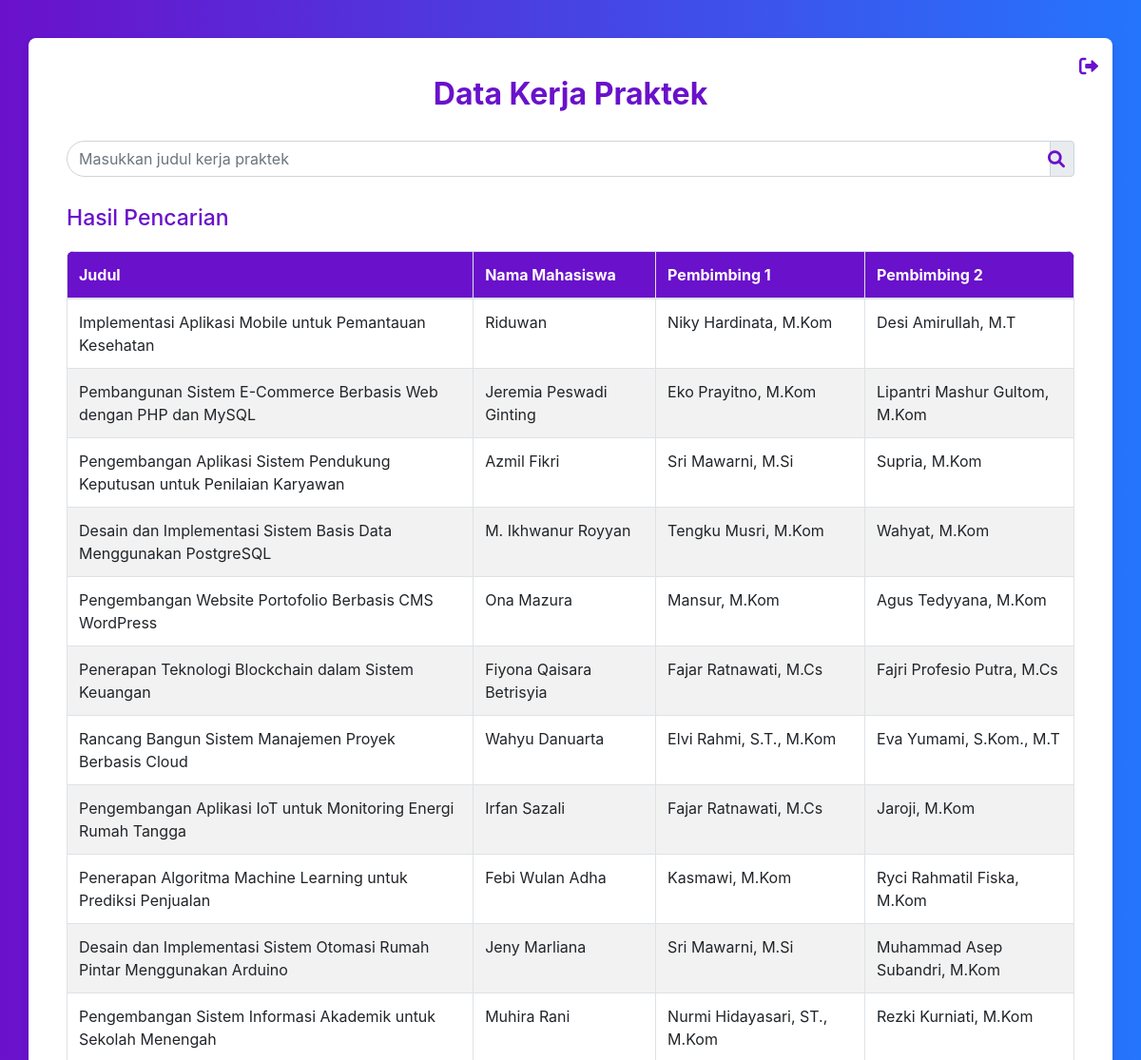
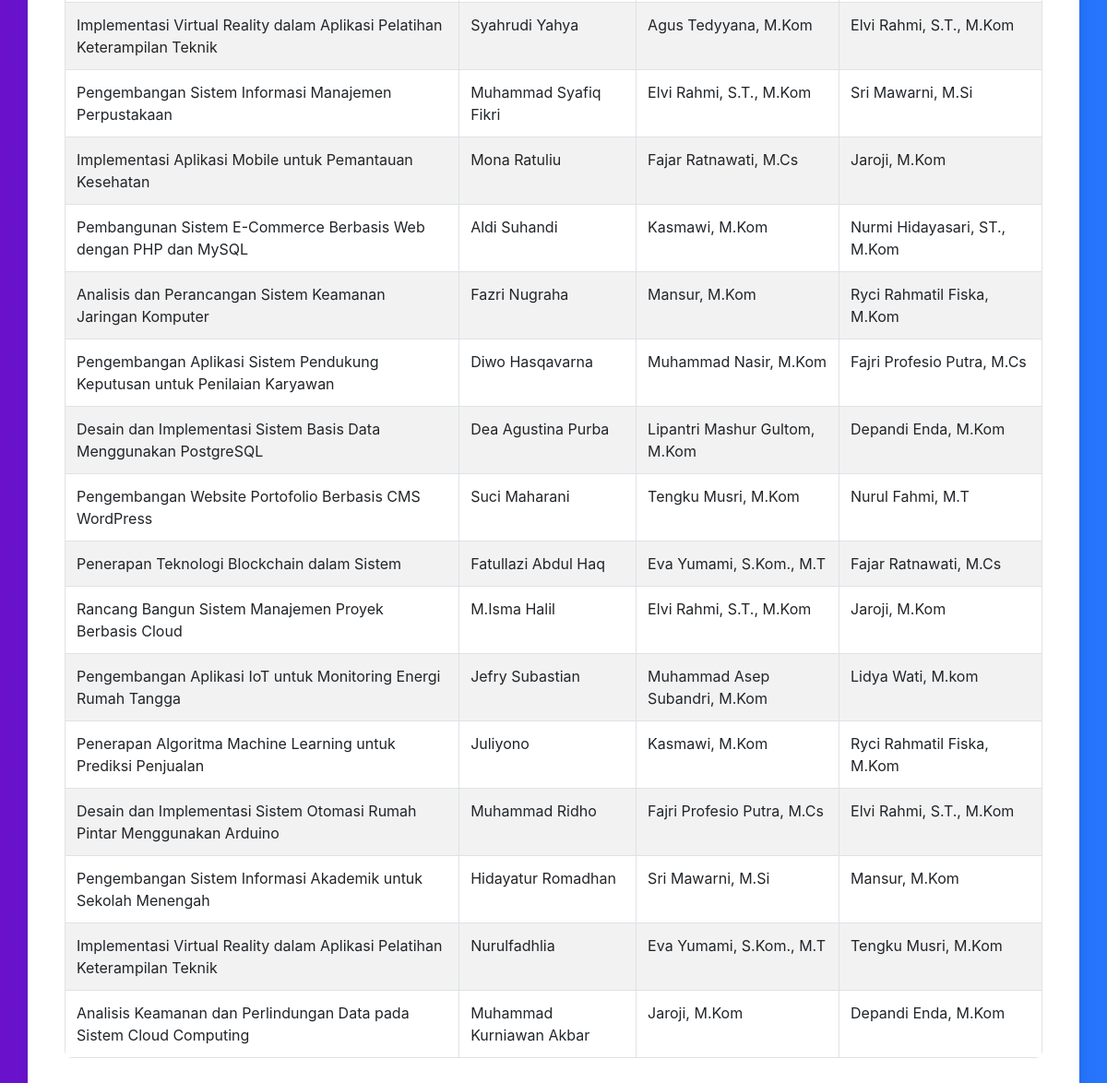
Page /dashboard_mahasiswa.php (signed in) on the committed database (2 pictures, top to bottom).
### tables this page shows
CREATE TABLE `kerja_praktek` (
  `id` int(11) NOT NULL,
  `judul` varchar(255) NOT NULL,
  `nim` varchar(20) NOT NULL,
  `nama_mahasiswa` varchar(100) NOT NULL,
  `angkatan` year(4) NOT NULL,
  `tempat_magang` varchar(255) NOT NULL,
  `kota` varchar(100) NOT NULL,
  `pembimbing1` varchar(100) DEFAULT NULL,
  `pembimbing2` varchar(100) DEFAULT NULL
);

### dashboard_mahasiswa.php (the view, shortened to what this page needs)
<?php
include 'db.php';
?>
<!DOCTYPE html>
<html lang="en">
<head>
    <link rel="stylesheet" href="https://stackpath.bootstrapcdn.com/bootstrap/4.3.1/css/bootstrap.min.css">
    <link rel="stylesheet" href="https://cdnjs.cloudflare.com/ajax/libs/font-awesome/6.0.0-beta3/css/all.min.css">
</head>
<body>
    <div class="container">
        <div class="logout-button">
            <a href="login.php" title="Logout" onclick="confirmLogout(event)"><i class="fas fa-sign-out-alt"></i></a>
        </div>
        <h2>Data Kerja Praktek</h2>
        <form action="dashboard_mahasiswa.php" method="get" id="search-form">
            <div class="form-group input-group">
                <input type="text" class="form-control" id="judul" name="judul" placeholder="Masukkan judul kerja praktek">
                <div class="input-group-append">
                    <span class="input-group-text"><i class="fas fa-search" onclick="document.getElementById('search-form').submit();"></i></span>
                </div>
            </div>
        </form>
        <h3 class="mt-4">Hasil Pencarian</h3>
        <div class="table-responsive">
            <table class="table table-bordered">
                <thead>
                    <tr>
                        <th>Judul</th>
                        <th>Nama Mahasiswa</th>
                        <th>Pembimbing 1</th>
                        <th>Pembimbing 2</th>
                    </tr>
                </thead>
                <tbody>
                    <?php
                    if (isset($_GET['judul']) && !empty($_GET['judul'])) {
                        $judul_cari = $conn->real_escape_string($_GET['judul']);
                        $sql = "SELECT * FROM kerja_praktek WHERE judul LIKE '%$judul_cari%'";
                        $result = $conn->query($sql);
                        if ($result->num_rows > 0) {
                            while ($row = $result->fetch_assoc()) {
                                echo "<tr>
                                        <td>{$row['judul']}</td>
                                        <td>{$row['nama_mahasiswa']}</td>
                                        <td>{$row['pembimbing1']}</td>
                                        <td>{$row['pembimbing2']}</td>
                                      </tr>";
                            }
                        } else {
                            echo "<tr><td colspan='4'>Tidak ada data ditemukan</td></tr>";
                        }
                    } else {
                        $sql = "SELECT * FROM kerja_praktek";
                        $result = $conn->query($sql);
                        if ($result->num_rows > 0) {
                            while ($row = $result->fetch_assoc()) {
                                echo "<tr>
                                        <td>{$row['judul']}</td>
                                        <td>{$row['nama_mahasiswa']}</td>
                                        <td>{$row['pembimbing1']}</td>
                                        <td>{$row['pembimbing2']}</td>
                                      </tr>";
                            }
                        } else {
                            echo "<tr><td colspan='4'>Tidak ada data kerja praktek</td></tr>";
                        }
                    }
                    ?>
                </tbody>
            </table>
        </div>
    </div>
</body>
</html>

### dashboard_mahasiswa.php (style rules this page uses)
body { background: linear-gradient(to right, #6a11cb, #2575fc); color: #212529; margin: 0; padding: 0; }
.container { background-color: #ffffff; padding: 40px; border-radius: 8px; box-shadow: 0 4px 8px rgba(0, 0, 0, 0.1); margin-top: 40px; position: relative; }
h2 { color: #6a11cb; text-align: center; margin-bottom: 30px; font-weight: bold; }
h3 { color: #6a11cb; margin-bottom: 0px; text-align: left; font-size: 23px; }
.logout-button { position: absolute; top: 15px; right: 15px; }
.logout-button a { color: #6a11cb; font-size: 20px; text-decoration: none; }
.input-group { position: relative; margin-bottom: 30px; }
.input-group .form-control { padding-right: 40px; border-radius: 30px; }
.input-group .fa-search { position: absolute; right: 10px; top: 50%; transform: translateY(-50%); color: #6a11cb; font-size: 18px; cursor: pointer; }
table { margin-top: 20px; border-radius: 8px; overflow: hidden; }
table thead th { background-color: #6a11cb; color: #ffffff; }
table tbody tr:nth-child(even) { background-color: #f2f2f2; }

### rows in the picture
kerja_praktek: judul "Implementasi Aplikasi Mobile untuk Pemantauan Kesehatan", nama_mahasiswa "Riduwan", pembimbing1 "Niky Hardinata, M.Kom", pembimbing2 "Desi Amirullah, M.T"
kerja_praktek: judul "Pembangunan Sistem E-Commerce Berbasis Web dengan PHP dan MySQL", nama_mahasiswa "Jeremia Peswadi Ginting", pembimbing1 "Eko Prayitno, M.Kom", pembimbing2 "Lipantri Mashur Gultom, M.Kom"
kerja_praktek: judul "Pengembangan Aplikasi Sistem Pendukung Keputusan untuk Penilaian Karyawan", nama_mahasiswa "Azmil Fikri", pembimbing1 "Sri Mawarni, M.Si", pembimbing2 "Supria, M.Kom"
kerja_praktek: judul "Desain dan Implementasi Sistem Basis Data Menggunakan PostgreSQL", nama_mahasiswa "M. Ikhwanur Royyan", pembimbing1 "Tengku Musri, M.Kom", pembimbing2 "Wahyat, M.Kom"
kerja_praktek: judul "Pengembangan Website Portofolio Berbasis CMS WordPress", nama_mahasiswa "Ona Mazura", pembimbing1 "Mansur, M.Kom", pembimbing2 "Agus Tedyyana, M.Kom"
kerja_praktek: judul "Penerapan Teknologi Blockchain dalam Sistem Keuangan", nama_mahasiswa "Fiyona Qaisara Betrisyia", pembimbing1 "Fajar Ratnawati, M.Cs", pembimbing2 "Fajri Profesio Putra, M.Cs"
kerja_praktek: judul "Rancang Bangun Sistem Manajemen Proyek Berbasis Cloud", nama_mahasiswa "Wahyu Danuarta", pembimbing1 "Elvi Rahmi, S.T., M.Kom", pembimbing2 "Eva Yumami, S.Kom., M.T"
kerja_praktek: judul "Pengembangan Aplikasi IoT untuk Monitoring Energi Rumah Tangga", nama_mahasiswa "Irfan Sazali", pembimbing1 "Fajar Ratnawati, M.Cs", pembimbing2 "Jaroji, M.Kom"
kerja_praktek: judul "Penerapan Algoritma Machine Learning untuk Prediksi Penjualan", nama_mahasiswa "Febi Wulan Adha", pembimbing1 "Kasmawi, M.Kom", pembimbing2 "Ryci Rahmatil Fiska, M.Kom"
kerja_praktek: judul "Desain dan Implementasi Sistem Otomasi Rumah Pintar Menggunakan Arduino", nama_mahasiswa "Jeny Marliana", pembimbing1 "Sri Mawarni, M.Si", pembimbing2 "Muhammad Asep Subandri, M.Kom"
kerja_praktek: judul "Pengembangan Sistem Informasi Akademik untuk Sekolah Menengah", nama_mahasiswa "Muhira Rani", pembimbing1 "Nurmi Hidayasari, ST., M.Kom", pembimbing2 "Rezki Kurniati, M.Kom"
kerja_praktek: judul "Implementasi Virtual Reality dalam Aplikasi Pelatihan Keterampilan Teknik", nama_mahasiswa "Syahrudi Yahya", pembimbing1 "Agus Tedyyana, M.Kom", pembimbing2 "Elvi Rahmi, S.T., M.Kom"
kerja_praktek: judul "Pengembangan Sistem Informasi Manajemen Perpustakaan", nama_mahasiswa "Muhammad Syafiq Fikri", pembimbing1 "Elvi Rahmi, S.T., M.Kom", pembimbing2 "Sri Mawarni, M.Si"
kerja_praktek: judul "Implementasi Aplikasi Mobile untuk Pemantauan Kesehatan", nama_mahasiswa "Mona Ratuliu", pembimbing1 "Fajar Ratnawati, M.Cs", pembimbing2 "Jaroji, M.Kom"
kerja_praktek: judul "Pembangunan Sistem E-Commerce Berbasis Web dengan PHP dan MySQL", nama_mahasiswa "Aldi Suhandi", pembimbing1 "Kasmawi, M.Kom", pembimbing2 "Nurmi Hidayasari, ST., M.Kom"
kerja_praktek: judul "Analisis dan Perancangan Sistem Keamanan Jaringan Komputer", nama_mahasiswa "Fazri Nugraha", pembimbing1 "Mansur, M.Kom", pembimbing2 "Ryci Rahmatil Fiska, M.Kom"
kerja_praktek: judul "Pengembangan Aplikasi Sistem Pendukung Keputusan untuk Penilaian Karyawan", nama_mahasiswa "Diwo Hasqavarna", pembimbing1 "Muhammad Nasir, M.Kom", pembimbing2 "Fajri Profesio Putra, M.Cs"
kerja_praktek: judul "Desain dan Implementasi Sistem Basis Data Menggunakan PostgreSQL", nama_mahasiswa "Dea Agustina Purba", pembimbing1 "Lipantri Mashur Gultom, M.Kom", pembimbing2 "Depandi Enda, M.Kom"
kerja_praktek: judul "Pengembangan Website Portofolio Berbasis CMS WordPress", nama_mahasiswa "Suci Maharani", pembimbing1 "Tengku Musri, M.Kom", pembimbing2 "Nurul Fahmi, M.T"
kerja_praktek: judul "Penerapan Teknologi Blockchain dalam Sistem", nama_mahasiswa "Fatullazi Abdul Haq", pembimbing1 "Eva Yumami, S.Kom., M.T", pembimbing2 "Fajar Ratnawati, M.Cs"
kerja_praktek: judul "Rancang Bangun Sistem Manajemen Proyek Berbasis Cloud", nama_mahasiswa "M.Isma Halil", pembimbing1 "Elvi Rahmi, S.T., M.Kom", pembimbing2 "Jaroji, M.Kom"
kerja_praktek: judul "Pengembangan Aplikasi IoT untuk Monitoring Energi Rumah Tangga", nama_mahasiswa "Jefry Subastian", pembimbing1 "Muhammad Asep Subandri, M.Kom", pembimbing2 "Lidya Wati, M.kom"
kerja_praktek: judul "Penerapan Algoritma Machine Learning untuk Prediksi Penjualan", nama_mahasiswa "Juliyono", pembimbing1 "Kasmawi, M.Kom", pembimbing2 "Ryci Rahmatil Fiska, M.Kom"
kerja_praktek: judul "Desain dan Implementasi Sistem Otomasi Rumah Pintar Menggunakan Arduino", nama_mahasiswa "Muhammad Ridho", pembimbing1 "Fajri Profesio Putra, M.Cs", pembimbing2 "Elvi Rahmi, S.T., M.Kom"
kerja_praktek: judul "Pengembangan Sistem Informasi Akademik untuk Sekolah Menengah", nama_mahasiswa "Hidayatur Romadhan", pembimbing1 "Sri Mawarni, M.Si", pembimbing2 "Mansur, M.Kom"
kerja_praktek: judul "Implementasi Virtual Reality dalam Aplikasi Pelatihan Keterampilan Teknik", nama_mahasiswa "Nurulfadhlia", pembimbing1 "Eva Yumami, S.Kom., M.T", pembimbing2 "Tengku Musri, M.Kom"
kerja_praktek: judul "Analisis Keamanan dan Perlindungan Data pada Sistem Cloud Computing", nama_mahasiswa "Muhammad Kurniawan Akbar", pembimbing1 "Jaroji, M.Kom", pembimbing2 "Depandi Enda, M.Kom"
